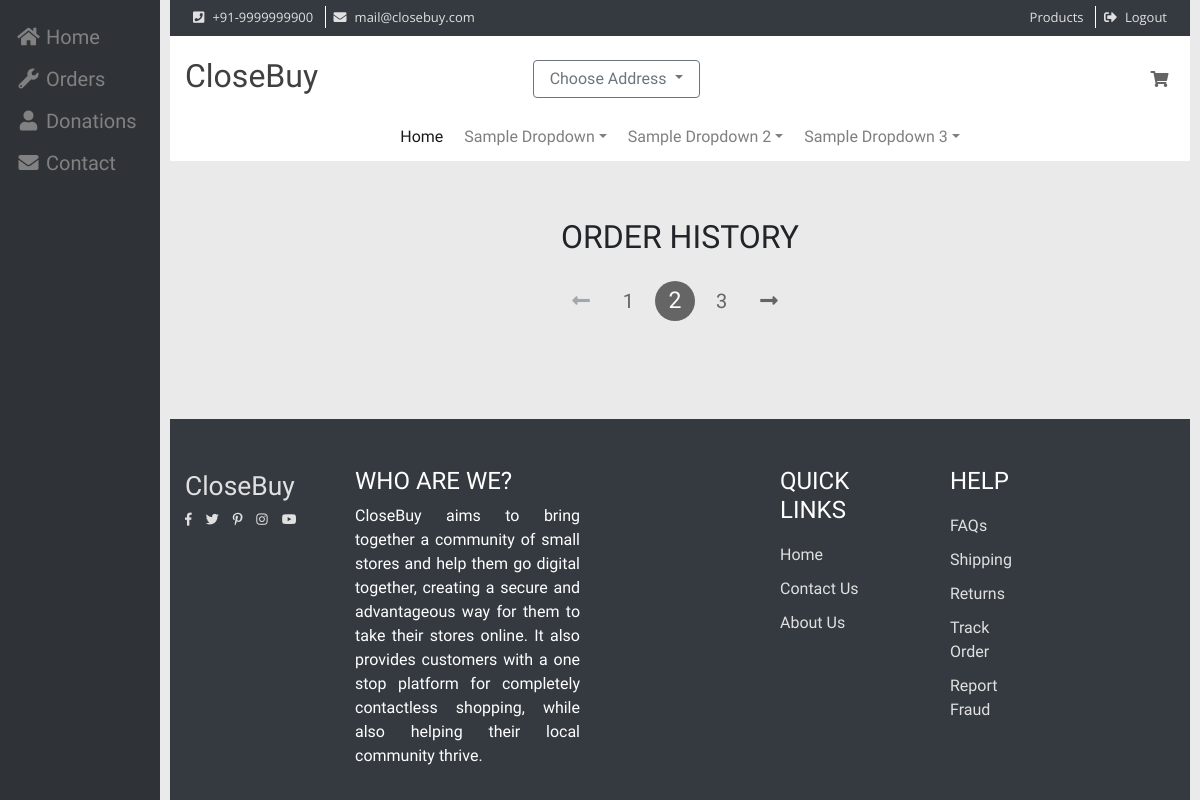
/orders (signed in), run on an earlier commit of the app's database.
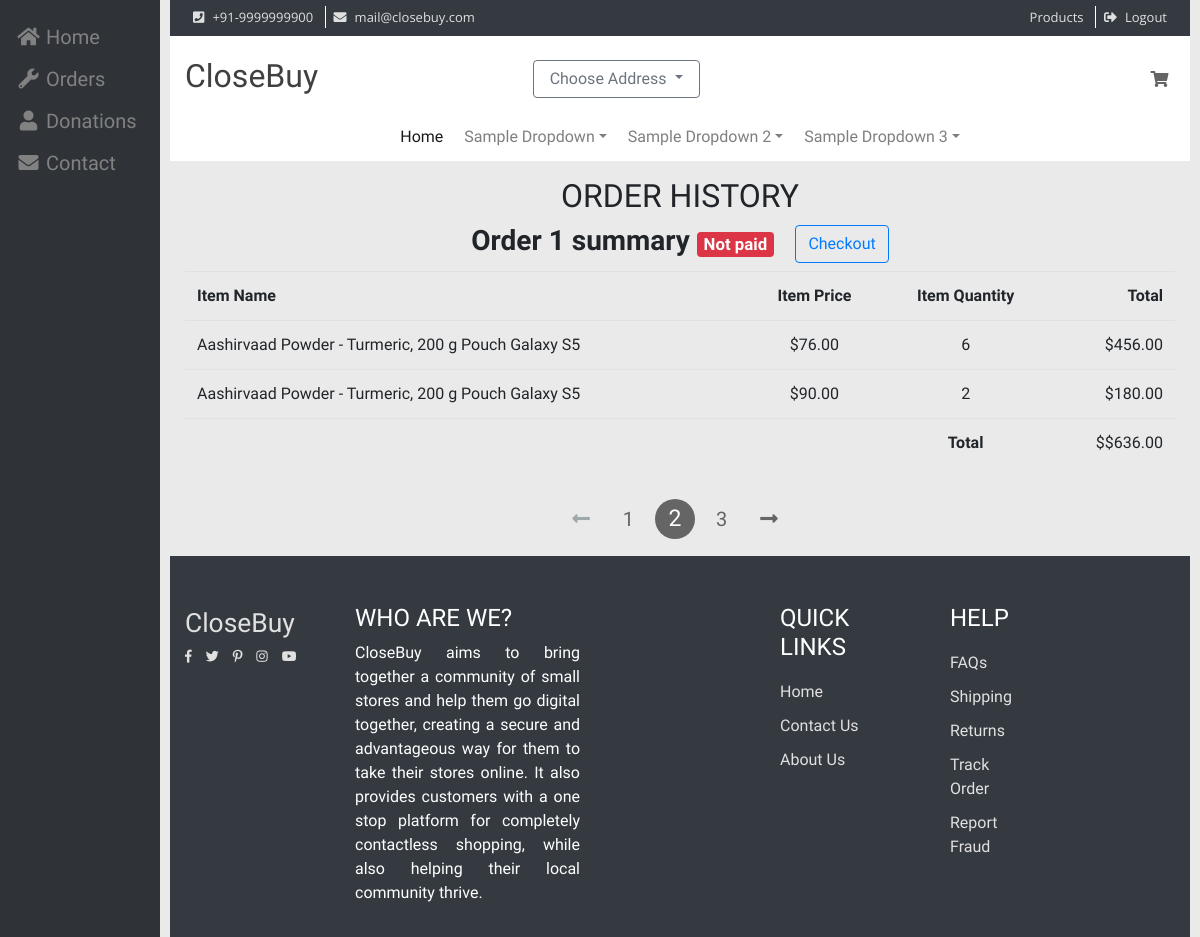
And on a later commit of the database.
### models.py (models this page shows, shortened)
class Order(db.Model):
    orderId = db.Column(db.Integer, autoincrement=True, primary_key=True)
    userId = db.Column(db.Integer, db.ForeignKey('users.userId'))
    dateOfOrder = db.Column(db.Date, default=datetime.utcnow)
    totalAmount = db.Column(db.DECIMAL(10000, 9))
    shippingAddressId = db.Column(db.Integer)
    billingAddressId = db.Column(db.Integer)
    orderCount = db.Column(db.Integer, default=0)
    status = db.Column(db.Boolean, default=False)
    def __repr__(self):
        return "order {}".format(self.orderId)

class Product(db.Model):
    productId = db.Column(db.Integer, primary_key=True, autoincrement=True)
    weight = db.Column(db.INTEGER)
    measurementType = db.Column(db.Boolean)
    description = db.Column(db.String(5000))
    productName = db.Column(db.String(100), nullable=False)
    stores = db.relationship("Store", secondary="inventory")
    category = db.relationship("Category", secondary="category_product_map")

class OrderDetails(db.Model):
    orderId = db.Column(db.Integer, db.ForeignKey('order.orderId', ondelete='cascade'))
    productId = db.Column(db.Integer, db.ForeignKey('product.productId'))
    storeId = db.Column(db.Integer, db.ForeignKey('store.storeId'))
    quantity = db.Column(db.Integer, db.CheckConstraint('quantity > 0'), nullable=False)
    priceAfterDiscount = db.Column(db.DECIMAL(10000, 9), nullable=False)
    __table__args__ = (
        db.PrimaryKeyConstraint(orderId, productId, storeId)
    )

### routes.py (the view)
@app.route("/orders", methods=['get'])
@login_required
def orders():
    if current_user.userType == 1:
        return abort(403)
    ord = current_user.orders
    ordDetails = [
        zip(db.session.query(OrderDetails).filter(OrderDetails.orderId == i.orderId).all(),
            [db.session.query(Product).get(p.productId).productName for p in
             db.session.query(OrderDetails).filter(OrderDetails.orderId == i.orderId).all()])
        for i in ord
    ]
    print(list(zip(ord, ordDetails)))
    return render_template('orders.html', title='Orders', ordDetails=zip(ord, ordDetails))

### templates/orders.html
{% extends "layout.html" %}
{% block sidebar %}
    {% include "_sidebar.html" %}
{% endblock %}
{% block content %}
    <main class="row">
        <div class="col-12">
            <div class="row">
                <div class="col-12 py-3">
                    <div class="row">
                        <div class="col-12 text-center text-uppercase">
                            <h2>Order History</h2>
                        </div>
                    </div>
                    <div class="row">
                        {% for order, orderDetails in ordDetails %}
                            <div class="col-md-12">
                                <div class="panel panel-default">
                                    <div class="panel-heading">
                                        <h3 class="text-center"><strong>Order {{ order.orderId }} summary <small><span
                                                class="badge badge-danger">
                                            {% if order.status %}paid
                                            {% else %} Not paid
                                            {% endif %}
                                        </span>
                                        {% if not order.status %}
                                            <a href="/checkout" class="btn btn-outline-primary ml-3">Checkout</a>
                                        {% endif %}
                                        </small></strong>
                                        </h3>
                                    </div>
                                    <div class="panel-body">
                                        <div class="table-responsive">
                                            <table class="table table-condensed">
                                                <thead>
                                                <tr>
                                                    <td><strong>Item Name</strong></td>
                                                    <td class="text-center"><strong>Item Price</strong></td>
                                                    <td class="text-center"><strong>Item Quantity</strong></td>
                                                    <td class="text-right"><strong>Total</strong></td>
                                                </tr>
                                                </thead>
                                                <tbody>
                                                {% for ord, productName in orderDetails %}
                                                    <tr>
                                                        <td>{{ productName }} Galaxy S5</td>
                                                        <td class="text-center">{{ "$%.2f"|format(ord.priceAfterDiscount/ord.quantity) }}</td>
                                                        <td class="text-center">{{ ord.quantity }}</td>
                                                        <td class="text-right">{{ "$%.2f"|format(ord.priceAfterDiscount) }}</td>
                                                    </tr>
                                                {% endfor %}
                                                <tr>
                                                    <td class="highrow"></td>
                                                    <td class="highrow"></td>
                                                    <td class="highrow text-center"><strong>Total</strong></td>
                                                    <td class="highrow text-right">
                                                        ${{ "$%.2f"|format(order.totalAmount) }}</td>
                                                </tr>
                                                </tbody>
                                            </table>
                                        </div>
                                    </div>
                                </div>
                            </div>
                        {% endfor %}
                    </div>
                </div>
            </div>
        </div>
        <div class="col-12">
            <nav aria-label="Page navigation example">
                <ul class="pagination justify-content-center">
                    <li class="page-item disabled">
                        <a class="page-link" href="#" tabindex="-1" aria-disabled="true"><i
                                class="fas fa-long-arrow-alt-left"></i></a>
                    </li>
                    <li class="page-item"><a class="page-link" href="#">1</a></li>
                    <li class="page-item active" aria-current="page">
                        <a class="page-link" href="#">2 <span class="sr-only">(current)</span></a>
                    </li>
                    <li class="page-item"><a class="page-link" href="#">3</a></li>
                    <li class="page-item">
                        <a class="page-link" href="#"><i class="fas fa-long-arrow-alt-right"></i></a>
                    </li>
                </ul>
            </nav>
        </div>
    </main>
{% endblock %}

What changed in the data, as far as the page shows it:
added Order: orderId "1", status "Not paid", totalAmount "$636.00"
now on this page (row edited): Product: productName "Aashirvaad Powder - Turmeric, 200 g Pouch", quantity "6", quantity "2"
added OrderDetails: ord.priceAfterDiscount/ord.quantity "$76.00", priceAfterDiscount "$456.00"
added OrderDetails: ord.priceAfterDiscount/ord.quantity "$90.00", priceAfterDiscount "$180.00"
